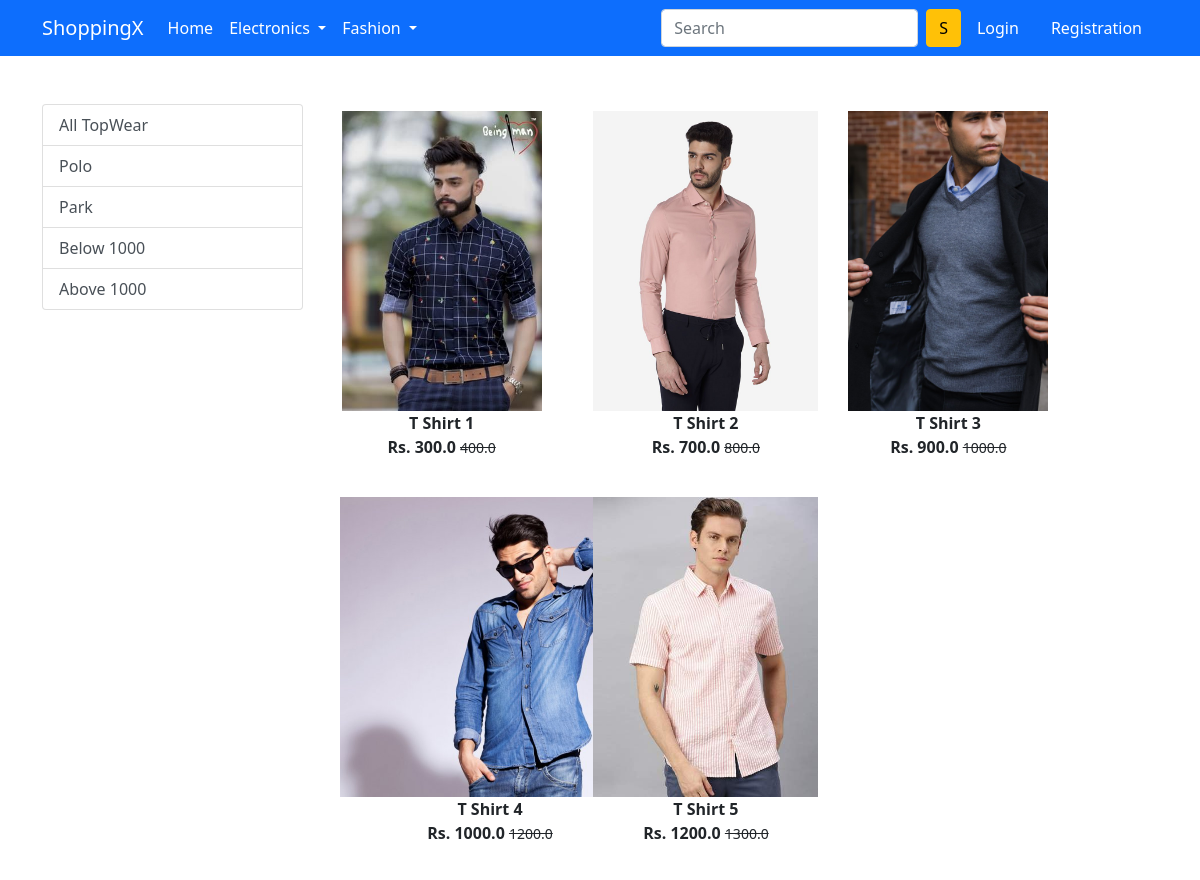
Screenshot of /topwear/ with the database file from the repository.
### app/models.py (models this page shows, shortened)
class Product(models.Model):
    title = models.CharField(max_length=100)
    selling_price = models.FloatField()
    discounted_price = models.FloatField()
    description = models.TextField()
    brand = models.CharField(max_length=100)
    category = models.CharField(choices=CATEGORY_CHOICES, max_length=2)
    product_image = models.ImageField(upload_to='productimg')

### app/views.py (the view)
# urls.py: path('topwear/', views.topwear, name='topwear'),
def topwear(request, data=None):
    if data == None:
        topwear = Product.objects.filter(category='TW')
    elif data == 'Polo' or data == 'Park':
        topwear = Product.objects.filter(category='TW').filter(brand=data)
    elif data == 'below':
        topwear = Product.objects.filter(category='TW').filter(discounted_price__lt=1000)
    elif data == 'above':
        topwear = Product.objects.filter(category='TW').filter(discounted_price__gt=1000)
    totalitem = 0
    if request.user.is_authenticated:
        totalitem = len(Cart.objects.filter(user=request.user))
    return render(request, 'app/topwear.html', {'topwear': topwear, 'totalitem': totalitem})

### app/templates/app/topwear.html (shortened to what this page needs)
{% extends 'app/base.html' %}
{% load static %}
{% block main-content %}
<div class="container my-5">
 <div class="row">
  <div class="col-sm-3">
   <div class="list-group">
    <a href="{% url 'topwear' %}" class="list-group-item list-group-item-action" aria-current="true">All TopWear</a>
    <a href="{% url 'topweardata' 'Polo' %}" class="list-group-item list-group-item-action" aria-current="true">Polo</a>
    <a href="{% url 'topweardata' 'Park' %}" class="list-group-item list-group-item-action">Park</a>
    <a href="{% url 'topweardata' 'below' %}" class="list-group-item list-group-item-action">Below 1000</a>
    <a href="{% url 'topweardata' 'above' %}" class="list-group-item list-group-item-action">Above 1000</a>
   </div>
  </div>
  <div class="col-sm-8">
   <div class="row">
    {% for product in topwear %}
    <div class="col-sm-4 text-center mb-4">
        <a href="{% url 'product-detail' product.id %}" class="btn">
        <div class="item">
            <img src="{{product.product_image.url}}" alt="" height="300", class="">
            <div class="fw-bold">{{product.title}}</div>
            <div class="fw-bold">Rs. {{product.discounted_price}}
                <small class="fw-light text-decoration-line-through">{{product.selling_price}}</small>
            </div>
        </div>
        </a>
    </div>
    {% endfor %}
   </div>
  </div>
 </div>
</div>
{% endblock main-content %}

### rows the page displays
Product: product_image (picture), title "T Shirt 1", discounted_price "300.0", selling_price "400.0"
Product: product_image (picture), title "T Shirt 2", discounted_price "700.0", selling_price "800.0"
Product: product_image (picture), title "T Shirt 3", discounted_price "900.0", selling_price "1000.0"
Product: product_image (picture), title "T Shirt 4", discounted_price "1000.0", selling_price "1200.0"
Product: product_image (picture), title "T Shirt 5", discounted_price "1200.0", selling_price "1300.0"
